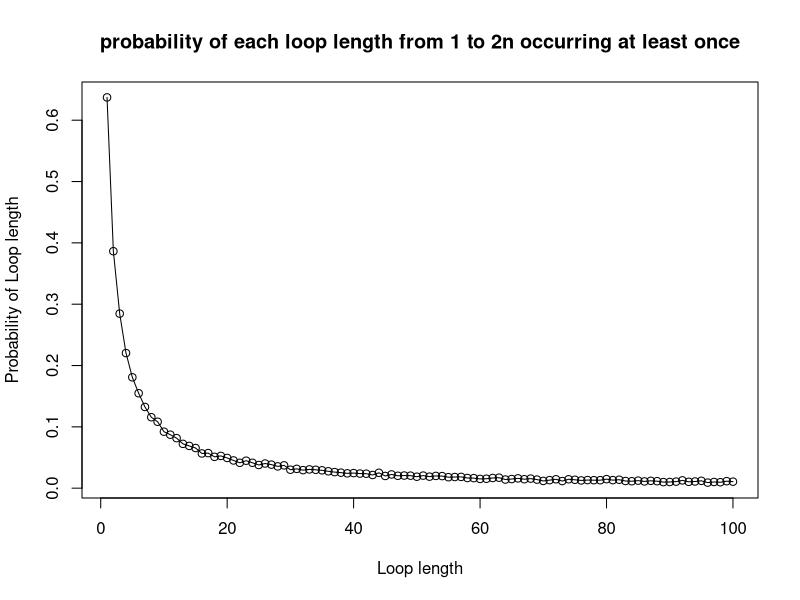
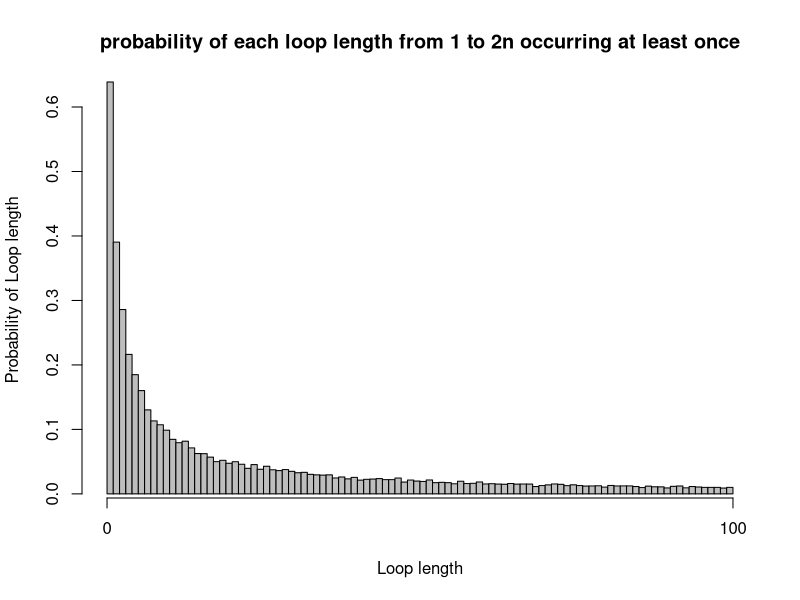

Write R code to recreate these figures, in order.
# Karman Singh s1936373
# Viren Sirwani Mulani s1949143
# Alannah Hounat s2434943
# Git repo Link:
# Team member contributions to project:

# INPUT: n <- decides numbers of prisoners, k<- prisoner number, 
# numbered_boxes <- numbered boxes
# OUTPUT: the number of successes
# Purpose: Is to find and track the number of successes for us to calculate
# the probabilities in later functions. Also code isn't repeated in later functions
success_check <- function(n, k, numbered_boxes) {
  number_of_attempts <- 0
  success <- 0
  guess <- numbered_boxes[k]
  while (number_of_attempts <= n) {
    if (guess == k) {
      success <- 1
      break
    }
    else {
      guess <- numbered_boxes[guess]
      number_of_attempts <- number_of_attempts + 1
    }
  }
  
  return (success)
}

produce_random_numbered_boxes <- function(n, quantity) {
  return (sample(1:n, quantity))
}

# INPUT: n <- decides numbers of prisoners, k <- prisoner number, 
# strategy <- 1, 2 or 3, nreps <- number of times experiment is done,
# number_of_success<- the number of successes so far, 
# numbered_boxes<- numbered boxes
# OUTPUT: number of successes
# PURPOSE: This function simulates the first strategy where a prisoner
# picks a box with their number on it, the second strategy where a prisoner
# picks a random box to begin with, and the third strategy where a prisoner
# picks n boxes at random, checking each card for their number
check_success_given_strategy <- function(n, k, strategy, numbered_boxes){
  success_strategy3 <- 0
  if (strategy == 1)
    first_box <- k
  else if (strategy == 2)
    first_box <- produce_random_numbered_boxes(2 * n, 1)
  else if (strategy == 3) {
    random_box <- produce_random_numbered_boxes(2 * n, n)
    for (box in random_box) {
      #if one of the random boxes contains the prisoners number
      if (box == k){
        #count successes
        success_strategy3 <- 1
        break
      }
    }
    return (success_strategy3)
  }
  #check the success 
  check <- success_check(n, first_box, numbered_boxes)
  return(check)
}

# INPUT: n <- decides numbers of prisoners, k <- prisoner number, 
# strategy <- either 1,2,3, nreps <- number of times experiment is done
# OUTPUT: Probability estimate of prisoner k finding their number using given strategy
# PURPOSE: To find the probability of one prisoner finding their number
Pone <- function(n, k, strategy, nreps = 10000) {
  number_of_success <- 0
  for (reps in 1:nreps) {
    # index of numbered_boxes corresponds to the box number, and the value stored
    # at that index corresponds to the numbered card randomly placed in the box
    numbered_boxes <- produce_random_numbered_boxes(2 * n, 2 * n)
    number_of_success <- number_of_success + 
      check_success_given_strategy(n, k, strategy, numbered_boxes)
  }
  prob_one_estimate <- number_of_success / nreps
  return (prob_one_estimate)
}

# INPUT: n <- decides numbers of prisoners, strategy <- either 1,2,3
# nreps <- number of times experiment is done
# OUTPUT: Probability estimate of all prisoners finding their number using given strategy
# PURPOSE: To find the probability of all prisoners being released
Pall <- function(n, strategy, nreps = 10000) {
  number_of_success <- 0
  for (reps in 1:nreps) {
    # Outside inner loop since the room is returned to original state once 
    # prisoner leaves
    numbered_boxes <- produce_random_numbered_boxes(2 * n, 2 * n)
    for (prisoner_number in 1:(2 * n)) {
      check <- check_success_given_strategy(n, prisoner_number, strategy, numbered_boxes)
      if (check == 0)
        break
      # if (strategy == 1) {
      #   check <- success_check(n, prisoner_number, numbered_boxes)
      #   if (check == 0)
      #     break
      # }
      # else if (strategy == 2) {
      #   random_start_box <- produce_random_numbered_boxes(2 * n, 1)
      #   check <- success_check(n, random_start_box, numbered_boxes)
      #   if (check == 0)
      #     break
      # }
      # else if (strategy == 3) {
      #   #picking n boxes at random
      #   random_box <- produce_random_numbered_boxes(2 * n, n)
      #   check <- 0
      #   for (box in random_box) {
      #     #if this random box contains the prisoners number
      #     if (box == prisoner_number) {
      #       check = 1
      #       break
      #     }
      #   }
      #   if (check == 0) {
      #     break
      #   }
      # }
    }
    number_of_success <- number_of_success + check
  }
  
  prob_all_estimate <- number_of_success / nreps
  return (prob_all_estimate)
}

cat("Probability estimate of a single prisoner succeeding in finding their number:")
cat("\nn=5\nStrategy 1:", Pone(5, 7, 1))
cat("\nStrategy 2:", Pone(5, 7, 2))
cat("\nStrategy 3:", Pone(5, 7, 3))

cat("\nn=50\nStrategy 1:", Pone(50, 7, 1))
cat("\nStrategy 2:", Pone(50, 7, 2))
cat("\nStrategy 3:", Pone(50, 7, 3))

cat("\nProbability estimate of all prisoners succeeding in finding their numbers:")
cat("\nn=5\nStrategy 1:", Pall(5, 1))
cat("\nStrategy 2:", Pall(5, 2))
cat("\nStrategy 3:", Pall(5, 3))

cat("\nn=50\nStrategy 1:", Pall(50, 1))
cat("\nStrategy 2:", Pall(50, 2))
cat("\nStrategy 3:", Pall(50, 3))

#example code for Pone
# Pone(50,1,1,10000)
# Pone(50,1,2,10000)
# Pone(50,1,3,10000)
# Pone(5,1,1,10000)
# Pone(5,1,2,10000)
# Pone(5,1,3,10000)
#example code for Pall
# Pall(50,1,10000)
# Pall(50,2,10000)
# Pall(50,3,10000)
# Pall(5,1,10000)
# Pall(5,2,10000)
# Pall(5,3,10000)

# For Pone evidently the less people there are (the smaller that n is) the better 
# chance of success. Although Strategy 3 yields almost consistently similar 
# results as after all we are still only observing n boxes with 2*n prisoners.

# Pall is where we observe a surprising result. Strategy 3 yields zero/near zero
# probabilities. Strategy 1 and 2 yields an approximate probability of 33% and 52% when
# n=50 and n=5 respectively. This seems to be the most optimal strategy, but why?
# This is due to a cycle.
# Every box leads to another box and eventually loops back to the prisoner number,
# this is guaranteed. What is not guaranteed is the cycle which contains the 
# prisoner number may have a length greater than n.


# probability of each loop length from 1 to 2n occurring at least once in a 
# random shuffling of cards to boxes = 1 - prob of each loop length occurring 
# 0 times
dloop <- function(n, nreps = 10000) {
  # count of all the cycles with loop length 1 to 2n that occurred 0 times 
  # in the simulation
  count_loop_length_0_times = rep(0, 2*n)
  #loop over all experiments(number of repetitions)
  for (reps in 1:nreps) {
    # index of numbered_boxes corresponds to the box number, and the value stored
    # at that index corresponds to the numbered card randomly placed in the box
    numbered_boxes <- produce_random_numbered_boxes(2 * n, 2 * n)
    # count of how many times a cycle has 1 to 2n loop length
    count_of_loop_length = rep(0, 2*n)
    # numbers that are already present in a cycle, hence don't need to be 
    # iterated over again
    numbers_iterated_over = c()
    # looping over all prisoner numbers
    for (prisoner_number in 1:(2 * n)) {
      # vector to hold various cycles, length of this vector would give the 
      # length of the cycle that contains the prisoner number
      individual_cycles = c()
      # if prisoner number is not present in any previous cycles, we follow
      # the path of boxes to find the cycle that contains the prisoner number
      # if the prisoner number is present, then just skip to the next 
      # prisoner number
      if (!(prisoner_number %in% numbers_iterated_over)) {
        individual_cycles = append(individual_cycles, prisoner_number)
        cycle = numbered_boxes[prisoner_number]
        # checks if the card removed from the box contains the prisoner number
        while (cycle != prisoner_number) {
          individual_cycles = append(individual_cycles, cycle)
          cycle = numbered_boxes[cycle]
        }
        count_of_loop_length[length(individual_cycles)] = 
          count_of_loop_length[length(individual_cycles)] + 1
        # appending the numbers in the cycle to the vector that contains all the
        # cycles
        numbers_iterated_over = append(numbers_iterated_over, individual_cycles)
      }
    }
    # finds all loop lengths that occurred 0 times in the experiment and adds 1
    # to the count for each of those loop lengths
    index_loop_length_0_times = grep(0, count_of_loop_length)
    count_loop_length_0_times[index_loop_length_0_times] = 
      count_loop_length_0_times[index_loop_length_0_times] + 1
  }
  prob_loop_length_0_times = count_loop_length_0_times/nreps
  prob_loop_length_at_least_once = 1 - prob_loop_length_0_times
  return (prob_loop_length_at_least_once)
}


cat("Probability of loop length from 1 to 2n occurring at least once in a random shuffling of cards to boxes: ")
cat("\nFor n=50: ", dloop(50))

# example code for dloop
# dloop(50,10000)


# We use a line graph to visualize the probabilities for each loop length. A line
# graph is used her since we can identify trends in the data. Usually line graphs are
# used to track changes over a short or long period of time. But it can be used in
# this scenario.
n1 <- 50
loop_vector1 <- dloop(n=n1,nreps=10000)
line_graph <- plot(x= 1:(2*n1),
                   y=loop_vector1, 
                   type="o",
                   xlab="Loop length",
                   ylab="Probability of Loop length",
                   main= "probability of each loop length from 1 to 2n occurring at least once")

# A bar chart could be used to compare the different loop lengths. 
# The code is not too different here. Bar-chart may seem a bit cramped
n2 <- 50
loop_vector2 <- dloop(n=n2,nreps=10000)
bar_chart <- barplot(height=loop_vector2, 
                     xlab="Loop length",
                     ylab="Probability of Loop length",
                     main= "probability of each loop length from 1 to 2n occurring at least once",
                     space=0)
axis(side=1,at=c(0,(2*n2)))
